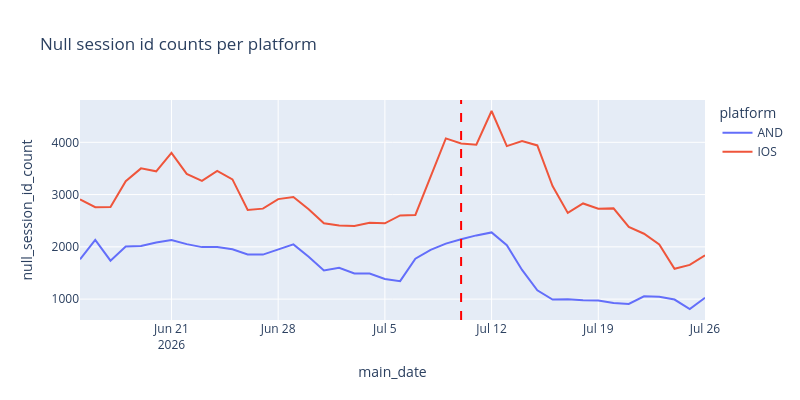

The cell this chart's notebook holds for it:
### Code cell
fig = px.line(null_session_id_counts, 
              x='main_date', 
              y='null_session_id_count',
              color='platform',
              title='Null session id counts per platform',
              width=800,
              height=400,
              hover_data={'main_date': True},
)

# draw a vertical line at the date 2026-07-10 to indicate the start of the cohort window
fig.add_vline(x='2026-07-10', line_dash="dash", line_color="red")

fig.show()

### Figure 1 — Plotly figure (JSON) as saved in the notebook; plotly's stock layout.template omitted (floating-point values rounded to 4 significant figures)
{"data": [{"hovertemplate": "platform=AND<br>main_date=%{x}<br>null_session_id_count=%{y}<extra></extra>", "legendgroup": "AND", "line": {"color": "#636efa", "dash": "solid"}, "marker": {"symbol": "circle"}, "mode": "lines", "name": "AND", "orientation": "v", "showlegend": true, "type": "scatter", "x": ["2026-06-15", "2026-06-16", "2026-06-17", "2026-06-18", "2026-06-19", "2026-06-20", "2026-06-21", "2026-06-22", "2026-06-23", "2026-06-24", "2026-06-25", "2026-06-26", "2026-06-27", "2026-06-28", "2026-06-29", "2026-06-30", "2026-07-01", "2026-07-02", "2026-07-03", "2026-07-04", "2026-07-05", "2026-07-06", "2026-07-07", "2026-07-08", "2026-07-09", "2026-07-10", "2026-07-11", "2026-07-12", "2026-07-13", "2026-07-14", "2026-07-15", "2026-07-16", "2026-07-17", "2026-07-18", "2026-07-19", "2026-07-20", "2026-07-21", "2026-07-22", "2026-07-23", "2026-07-24", "2026-07-25", "2026-07-26"], "xaxis": "x", "y": [1761, 2135, 1735, 2006, 2016, 2084, 2129, 2052, 1995, 1998, 1953, 1855, 1852, 1955, 2047, 1812, 1547, 1598, 1489, 1491, 1384, 1344, 1774, 1943, 2061, 2147, 2219, 2276, 2031, 1558, 1168, 992, 998, 978, 974, 924, 909, 1053, 1044, 992, 811, 1026], "yaxis": "y"}, {"hovertemplate": "platform=IOS<br>main_date=%{x}<br>null_session_id_count=%{y}<extra></extra>", "legendgroup": "IOS", "line": {"color": "#EF553B", "dash": "solid"}, "marker": {"symbol": "circle"}, "mode": "lines", "name": "IOS", "orientation": "v", "showlegend": true, "type": "scatter", "x": ["2026-06-15", "2026-06-16", "2026-06-17", "2026-06-18", "2026-06-19", "2026-06-20", "2026-06-21", "2026-06-22", "2026-06-23", "2026-06-24", "2026-06-25", "2026-06-26", "2026-06-27", "2026-06-28", "2026-06-29", "2026-06-30", "2026-07-01", "2026-07-02", "2026-07-03", "2026-07-04", "2026-07-05", "2026-07-06", "2026-07-07", "2026-07-08", "2026-07-09", "2026-07-10", "2026-07-11", "2026-07-12", "2026-07-13", "2026-07-14", "2026-07-15", "2026-07-16", "2026-07-17", "2026-07-18", "2026-07-19", "2026-07-20", "2026-07-21", "2026-07-22", "2026-07-23", "2026-07-24", "2026-07-25", "2026-07-26"], "xaxis": "x", "y": [2910, 2758, 2763, 3255, 3501, 3445, 3797, 3396, 3262, 3454, 3290, 2704, 2731, 2913, 2954, 2718, 2452, 2409, 2398, 2460, 2451, 2602, 2611, 3340, 4075, 3979, 3953, 4599, 3927, 4022, 3940, 3162, 2650, 2830, 2729, 2736, 2383, 2251, 2045, 1580, 1654, 1838], "yaxis": "y"}], "layout": {"height": 400, "legend": {"title": {"text": "platform"}, "tracegroupgap": 0}, "shapes": [{"line": {"color": "red", "dash": "dash"}, "type": "line", "x0": "2026-07-10", "x1": "2026-07-10", "xref": "x", "y0": 0, "y1": 1, "yref": "y domain"}], "title": {"text": "Null session id counts per platform"}, "width": 800, "xaxis": {"anchor": "y", "domain": [0, 1], "title": {"text": "main_date"}}, "yaxis": {"anchor": "x", "domain": [0, 1], "title": {"text": "null_session_id_count"}}}}
